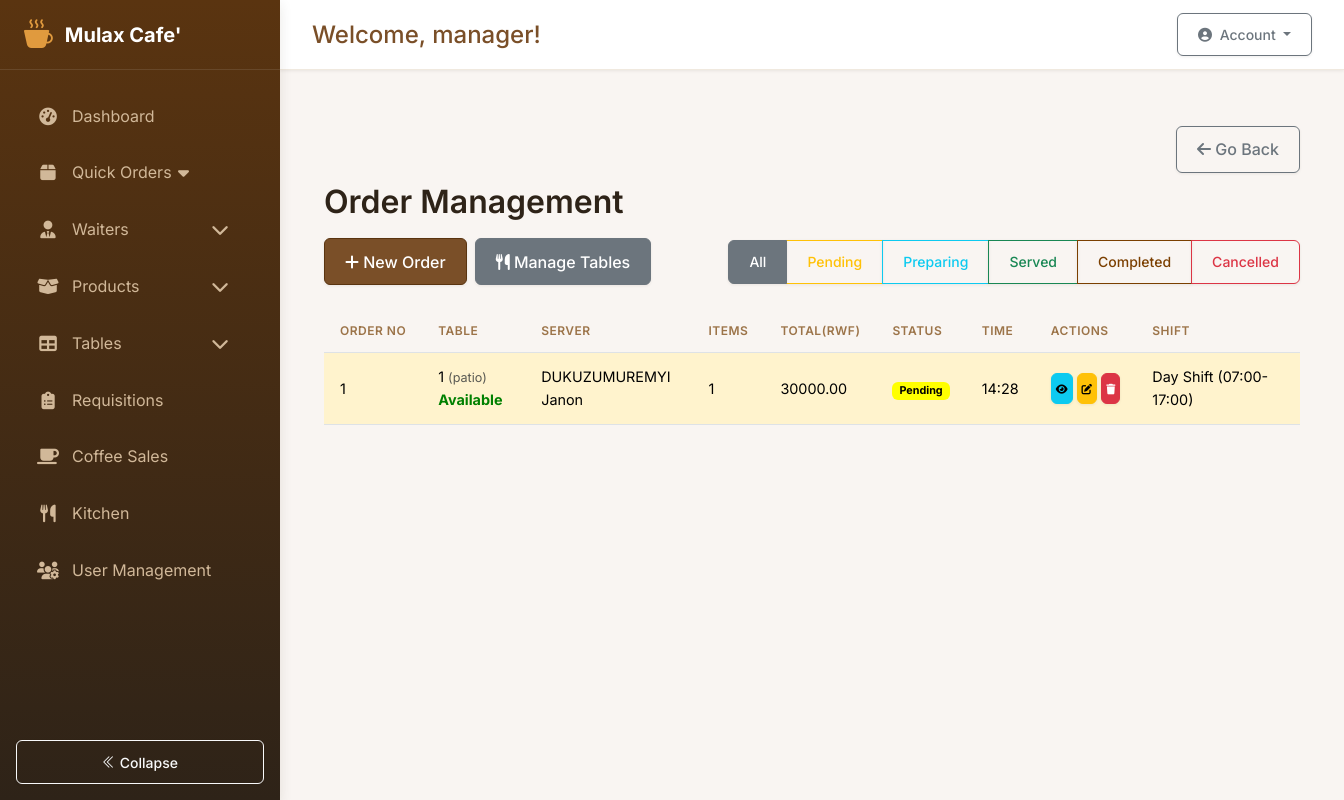
/orders/ (signed in), run on an earlier commit of the app's database.
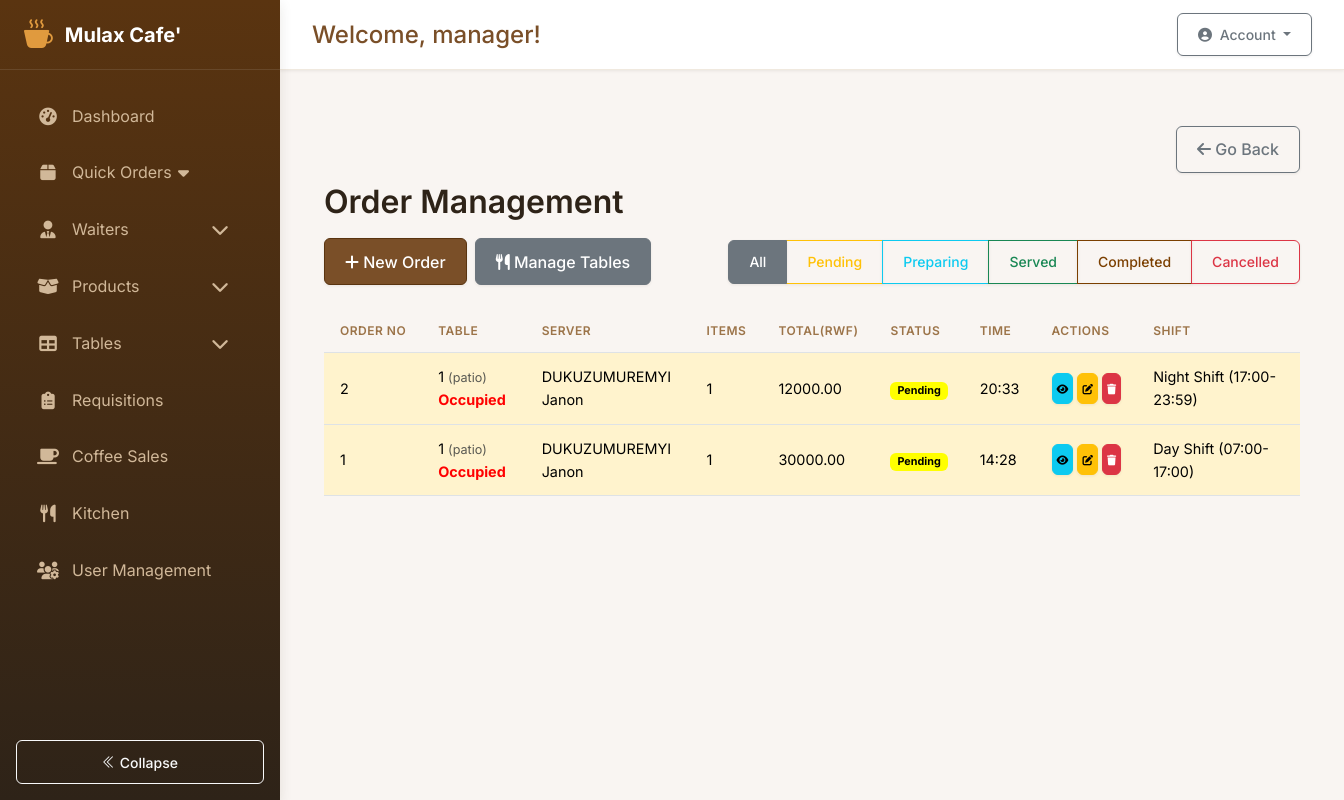
And on a later commit of the database.
### app/models.py (models this page shows, shortened)
class Order(db.Model):
    __tablename__ = 'orders'
    id = db.Column(db.Integer, primary_key=True)
    client_id = db.Column(db.Integer, db.ForeignKey('clients.id'))
    table_id = db.Column(db.Integer, db.ForeignKey('tables.id'), nullable=False)
    status = db.Column(db.String(20), default='pending')
    notes = db.Column(db.Text)
    total_amount = db.Column(db.Float, default=0.0)
    recorded_by = db.Column(db.Integer, db.ForeignKey('users.id'), nullable=True)  # For legacy compatibility
    waiter_id = db.Column(db.Integer, db.ForeignKey('waiters.id'), nullable=True)
    date = db.Column(db.DateTime, default=lambda: datetime.now(pytz.timezone('Africa/Kigali')))
    served_at = db.Column(db.DateTime)
    served_by = db.Column(db.Integer, db.ForeignKey('users.id'))
    shift_id = db.Column(db.Integer, db.ForeignKey('shifts.id'), nullable=True)
    user_id = db.Column(db.Integer, db.ForeignKey('users.id'), nullable=True)  # Customer who placed the order
    client = db.relationship('Client', back_populates='orders')
    items = db.relationship('OrderItem', back_populates='order', cascade='all, delete-orphan')
    recorder = db.relationship('User',
                             back_populates='orders_recorded',
                             foreign_keys=[recorded_by])
    server = db.relationship('User',
                           back_populates='orders_served',
                           foreign_keys=[served_by])
    table = db.relationship('Table', back_populates='orders')
    shift = db.relationship('Shift', back_populates='orders')
    user = db.relationship('User',  # This is the customer relationship
                         back_populates='orders_created',
                         foreign_keys=[user_id])
    waiter = db.relationship('Waiter', foreign_keys=[waiter_id])

class Table(db.Model):
    __tablename__ = 'tables'
    id = db.Column(db.Integer, primary_key=True)
    number = db.Column(db.Integer, unique=True, nullable=False)
    is_occupied = db.Column(db.Boolean, default=False)
    capacity = db.Column(db.Integer, nullable=False, default=2)
    location = db.Column(db.String(50))  # e.g., "Patio", "Main Dining", "Bar"
    orders = db.relationship('Order', back_populates='table', lazy='dynamic')

class Waiter(db.Model):
    __tablename__ = 'waiters'
    id = db.Column(db.Integer, primary_key=True)
    name = db.Column(db.String(100), nullable=False)
    phone_number = db.Column(db.String(20), nullable=True)
    email = db.Column(db.String(120), nullable=True, unique=True)
    is_active = db.Column(db.Boolean, default=True)

class Shift(db.Model):
    __tablename__ = 'shifts'
    id = db.Column(db.Integer, primary_key=True)
    name = db.Column(db.String(50), nullable=False)
    start_time = db.Column(db.Time, nullable=False)  # e.g., 07:00:00
    end_time = db.Column(db.Time, nullable=False)   # e.g., 17:00:00
    is_active = db.Column(db.Boolean, default=True)
    users = db.relationship('User', back_populates='current_shift')
    attendances = db.relationship('Attendance', back_populates='shift')
    orders = db.relationship('Order', back_populates='shift')

### app/routes/orders.py (the view)
@bp.route('/')
@login_required
def list_orders():
    try:
        status = request.args.get('status', 'all')
        shift_id = request.args.get('shift_id')
        user_id = request.args.get('user_id')
        date_filter = request.args.get('date')
        query = Order.query.options(
            db.joinedload(Order.client),
            db.joinedload(Order.table),
            db.joinedload(Order.shift),
            db.joinedload(Order.user),
            db.joinedload(Order.recorder)
        ).order_by(Order.date.desc())
        if status != 'all':
            query = query.filter(Order.status == status)
        if shift_id:
            query = query.filter(Order.shift_id == shift_id)
        if user_id:
            query = query.filter(Order.user_id == user_id)
        if date_filter:
            try:
                filter_date = datetime.strptime(date_filter, '%Y-%m-%d').date()
                query = query.filter(db.func.date(Order.date) == filter_date)
            except ValueError:
                flash('Invalid date format. Using default filter.', 'warning')
        if current_user.role not in ['admin', 'manager']:
            query = query.filter(Order.user_id == current_user.id)
        active_shifts = Shift.query.filter_by(is_active=True).order_by(Shift.name).all()
        active_users = User.query.filter_by(active=True).order_by(User.username).all()
        orders = query.limit(100).all()
        from app.models import Waiter
        waiters = Waiter.query.filter_by(is_active=True).all()
        return render_template('orders/list.html',
                            orders=orders,
                            status=status,
                            shift_id=shift_id,
                            user_id=user_id,
                            date_filter=date_filter,
                            active_shifts=active_shifts,
                            active_users=active_users,
                            waiters=waiters)
    except Exception as e:
        current_app.logger.error(f"Error listing orders: {str(e)}")
        flash('Error loading orders. Please try again.', 'danger')
        return redirect(url_for('main.dashboard'))

### app/models.py (called while the page is built)
    def is_system_control(self):
        return self.role == 'system_control' or self.is_admin

    def is_employee(self):
        return self.role == 'employee'

    def get_current_shift(self):
        if self.is_admin or self.is_system_control():
            return None  # Admins can see all shifts
        return self.current_shift

### app/templates/orders/list.html (shortened to what the changed rows need)
{% extends 'base.html' %}
{% block content %}
<div class="container mt-4">
    <h2>Order Management</h2>
    <div class="mb-4 d-flex justify-content-between align-items-center">
        <div class="btn-group">
            {% for s, label, color in [
                ('all', 'All', 'secondary'),
                ('pending', 'Pending', 'warning'),
                ('preparing', 'Preparing', 'info'),
                ('served', 'Served', 'success'),
                ('completed', 'Completed', 'primary'),
                ('cancelled', 'Cancelled', 'danger')] %}
            <a href="{{ url_for('orders.list_orders', status=s) }}"
               class="btn btn-sm btn-outline-{{ color }} {% if status == s %}active{% endif %}">
                {{ label }}
            </a>
            {% endfor %}
        </div>
    </div>
    <div class="table-responsive">
        <table class="table table-hover">
            <thead class="thead-dark">
                <tr>
                    <th>Order No</th>
                    <th>Table</th>
                    <th>Server</th>
                    <th>Items</th>
                    <th>Total(Rwf)</th>
                    <th>Status</th>
                    <th>Time</th>
                    <th>Actions</th>
                    <th style="min-width: 160px;">Shift</th>
                </tr>
            </thead>
            <tbody>
                {% for order in orders %}
                <tr style="color: #c38e12; background-color: {{
                    '#FFF3CD' if order.status == 'pending'
                    else '#D1ECF1' if order.status == 'preparing'
                    else '#D4EDDA' if order.status == 'served'
                    else '#F8D7DA' if order.status == 'cancelled'
                    else '#CCE5FF' }}">
                    <td>{{ order.id }}</td>
                    <td style="color: black;">
                        {{ order.table.number }}
                        {% if order.table.location %}
                            <small class="text-muted">({{ order.table.location }})</small>
                        {% endif %}
                        <span class="ml-1" style="color: {{ 'red' if order.table.is_occupied else 'green' }}; font-weight: bold;">
                            {{ 'Occupied' if order.table.is_occupied else 'Available' }}
                        </span>
                    </td>
                    <td>
                        {% set waiter = None %}
                        {% if order.waiter_id %}
                            {% set waiter = waiters|selectattr('id', 'equalto', order.waiter_id)|first %}
                        {% endif %}
                        {{ waiter.name if waiter else 'N/A' }}
                    </td>
                    <td>{{ order.items|length }}</td>
                    <td>{{ "%.2f"|format(order.total_amount) }}</td>
                    <td>
                        <span class="badge" style="
                            {% if order.status == 'completed' %}
                                background-color: green; color: white;
                            {% elif order.status == 'pending' %}
                                background-color: yellow; color: black;
                            {% elif order.status == 'preparing' %}
                                background-color: skyblue; color: black;
                            {% elif order.status == 'served' %}
                                background-color: chocolate; color: white;
                            {% elif order.status == 'cancelled' %}
                                background-color: red; color: white;
                            {% endif %}">
                            {{ order.status|title }}
                        </span>
                    </td>
                    <td>{{ order.date.strftime('%H:%M') }}</td>
                    <td class="text-nowrap">
                        <a href="{{ url_for('orders.view_order', order_id=order.id) }}"
                           class="btn btn-sm btn-info p-1" title="View">
                        </a>
                        {% if order.status in ['pending', 'preparing'] %}
                        <a href="{{ url_for('orders.edit_order', order_id=order.id) }}"
                           class="btn btn-sm btn-warning p-1" title="Edit">
                        </a>
                        <form method="post" action="{{ url_for('orders.delete_order', order_id=order.id) }}"
                              class="d-inline" onsubmit="return confirm('Delete this order?');">
                            <button type="submit" class="btn btn-sm btn-danger p-1" title="Delete">
                            </button>
                        </form>
                        {% endif %}
                    </td>
                    <td>
                        {% if order.shift %}
                            {% if order.shift.start_time.hour == 7 and order.shift.end_time.hour == 17 %}
                                Day Shift ({{ order.shift.start_time.strftime('%H:%M') }}-{{ order.shift.end_time.strftime('%H:%M') }})
                            {% else %}
                                Night Shift ({{ order.shift.start_time.strftime('%H:%M') }}-{{ order.shift.end_time.strftime('%H:%M') }})
                            {% endif %}
                        {% else %}
                            No shift
                        {% endif %}
                    </td>
                </tr>
                {% else %}
                <tr>
                    <td colspan="8" class="text-center">No orders found</td>
                </tr>
                {% endfor %}
            </tbody>
        </table>
    </div>
</div>
{% endblock %}

What changed in the data, as far as the page shows it:
added Order: id "2", table.number "1", table.location "patio", {{ 'Occupied' if order.table.is_occupied else 'Available' }} "Occupied", {{ waiter.name if waiter else 'N/A' }} "DUKUZUMUREMYI Janon", items|length "1", total_amount "12000.00", status "Pending", date "20:33", shift.start_time "17:00", shift.end_time "23:59"
changed Table: is_occupied "Available" → "Occupied"
